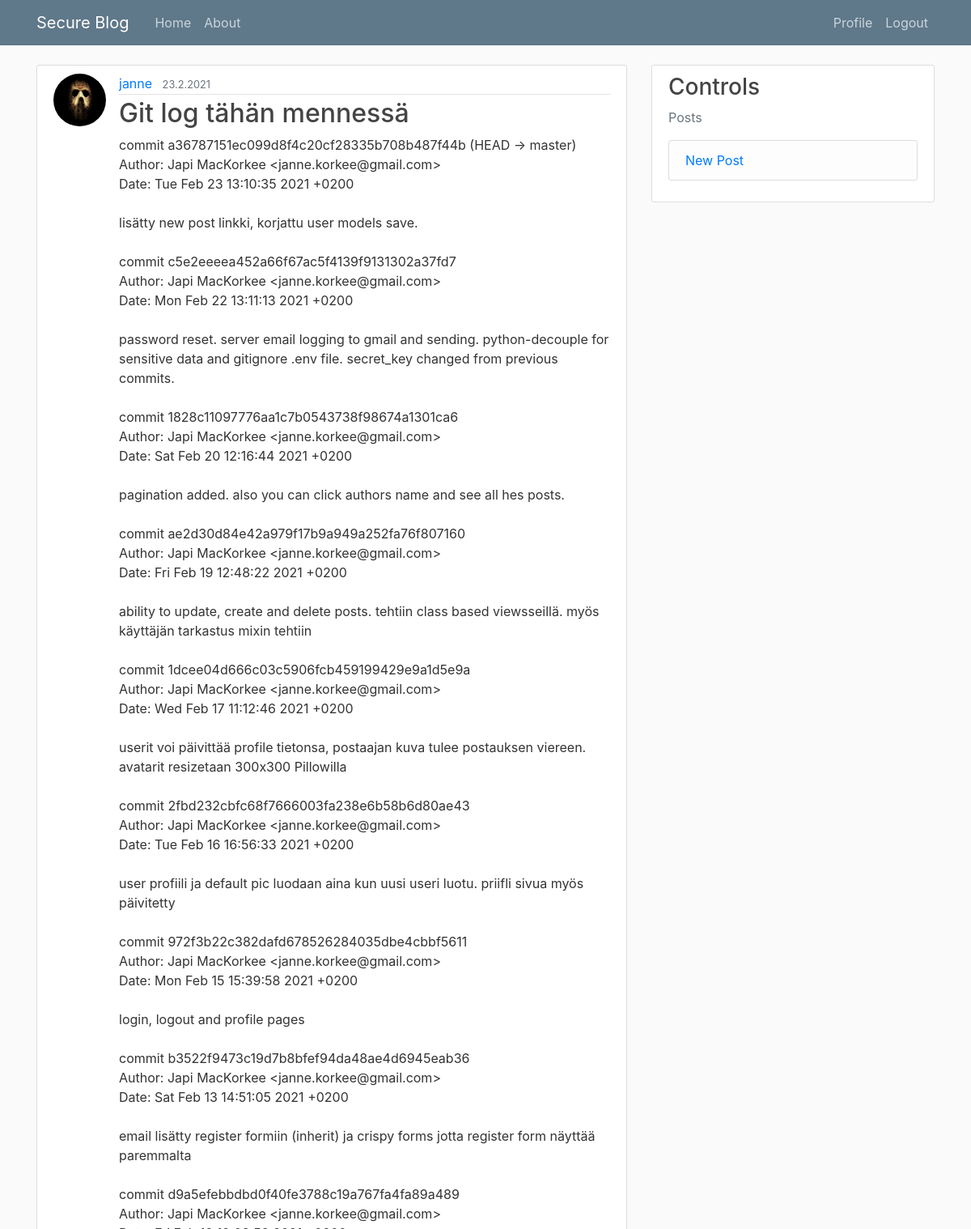
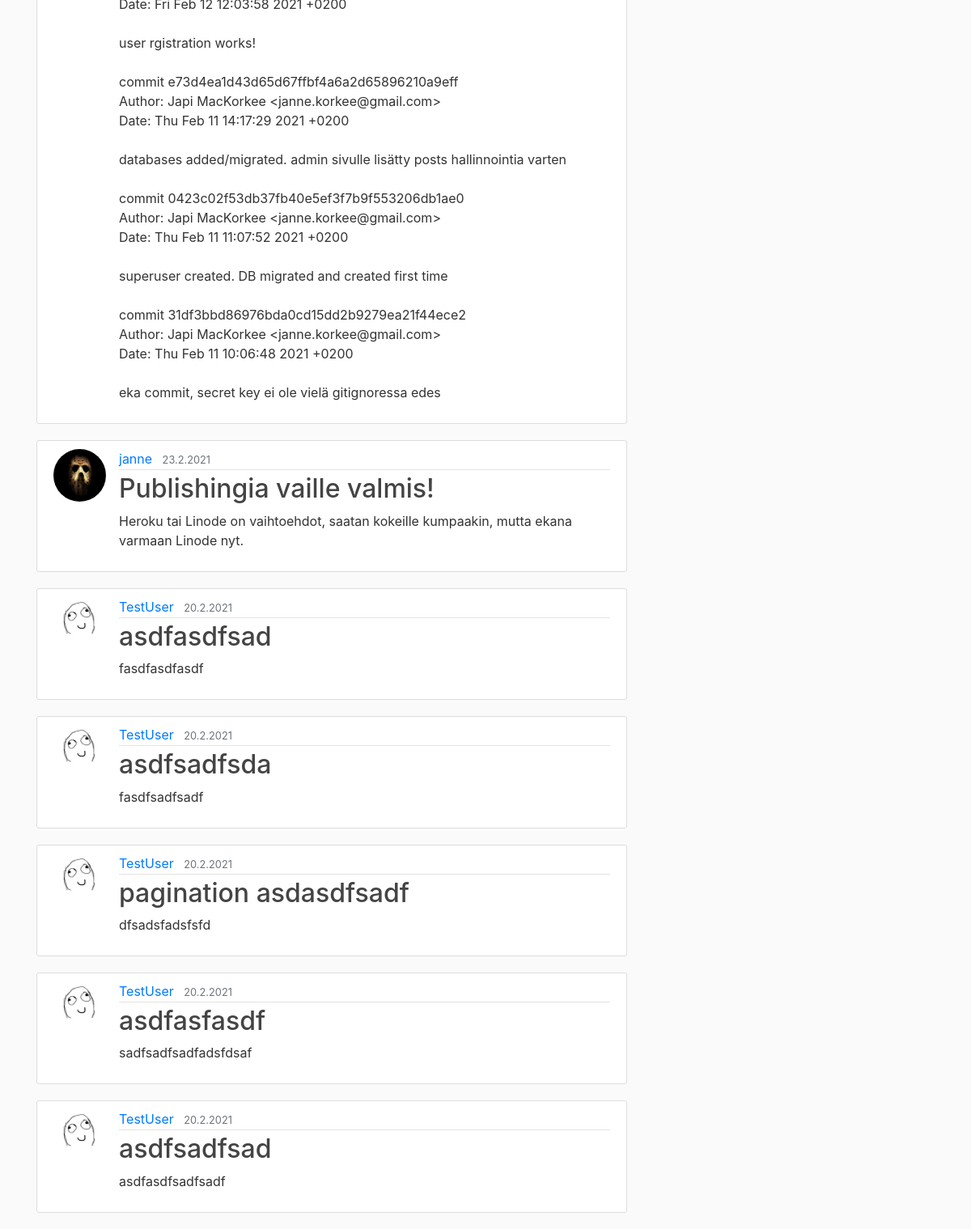
Screenshot of / (signed in) with the database file from the repository (2 pictures, top to bottom).
### blog/models.py (models this page shows, shortened)
class Post(models.Model):
	title = models.CharField(max_length=100)
	content = models.TextField()
	date_posted = models.DateTimeField(default=timezone.now)
	author = models.ForeignKey(User, on_delete=models.CASCADE)

### users/models.py (models this page shows, shortened)
class Profile(models.Model):
	user = models.OneToOneField(User, on_delete=models.CASCADE)
	image = models.ImageField(default='default.jpg', upload_to='profile_pics')

### blog/views.py (the view)
# urls.py: path('', PostListView.as_view(), name='blog-home'),
class PostListView(ListView):
	model = Post
	template_name = 'blog/home.html'
	context_object_name = 'posts'
	ordering = ['-date_posted']
	paginate_by = 7

### blog/templates/blog/home.html
{% extends "blog/base.html" %}
{% block content %}
	{% for post in posts %}
		<article class="media content-section">
		  <img class="rounded-circle article-img" src="{{ post.author.profile.image.url }}">
		  <div class="media-body">
		    <div class="article-metadata">
		      <a class="mr-2" href="#">{{ post.author }}</a>
		      <small class="text-muted">{{ post.date_posted|date:"j.n.Y" }}</small>
		    </div>
		    <h2><a class="article-title" href="{% url 'post-detail' post.id %}">{{ post.title }}</a></h2>
		    <p class="article-content">{{ post.content }}</p>
		  </div>
		</article>
	{% endfor %}
{% endblock content %}

### blog/static/blog/main.css (style rules this page uses)
body { background: #fafafa; color: #333333; margin-top: 5rem; }
h1, h2, h3, h4, h5, h6 { color: #444444; }
.content-section { background: #ffffff; padding: 10px 20px; border: 1px solid #dddddd; border-radius: 3px; margin-bottom: 20px; }
.article-title { color: #444444; }
.article-content { white-space: pre-line; }
.article-img { height: 65px; width: 65px; margin-right: 16px; }
.article-metadata { padding-bottom: 1px; margin-bottom: 4px; border-bottom: 1px solid #e3e3e3 }

### rows the page displays
Post: author.profile.image (picture), author "janne", date_posted "23.2.2021", title "Git log tähän mennessä", content "commit a36787151ec099d8f4c20cf28335b708b487f44b (HEAD -> master) Author: Japi MacKorkee <janne.korkee@gmail.com> Date: Tue Feb 23 13:10:35 2021 +0200 lisätty new post linkki, korjattu user models save. commit c5e2eeeea452a66f67ac5f4139f9131302a37fd7 Author: Japi MacKorkee <janne.korkee@gmail.com> Date: Mon Feb 22 13:11:13 2021 +0200 password reset. server email logging to gmail and sending. python-decouple for sensitive data and gitignore .env file. secret_key changed from previous commits. commit 1828c11097776aa1c7b0543738f98674a1301ca6 Author: Japi MacKorkee <janne.korkee@gmail.com> Date: Sat Feb 20 12:16:44 2021 +0200 pagination added. also you can click authors name and see all hes…"
Post: author.profile.image (picture), author "janne", date_posted "23.2.2021", title "Publishingia vaille valmis!", content "Heroku tai Linode on vaihtoehdot, saatan kokeille kumpaakin, mutta ekana varmaan Linode nyt."
Post: author.profile.image (placeholder picture), author "TestUser", date_posted "20.2.2021", title "asdfasdfsad", content "fasdfasdfasdf"
Post: author.profile.image (placeholder picture), author "TestUser", date_posted "20.2.2021", title "asdfsadfsda", content "fasdfsadfsadf"
Post: author.profile.image (placeholder picture), author "TestUser", date_posted "20.2.2021", title "pagination asdasdfsadf", content "dfsadsfadsfsfd"
Post: author.profile.image (placeholder picture), author "TestUser", date_posted "20.2.2021", title "asdfasfasdf", content "sadfsadfsadfadsfdsaf"
Post: author.profile.image (placeholder picture), author "TestUser", date_posted "20.2.2021", title "asdfsadfsad", content "asdfasdfsadfsadf"
